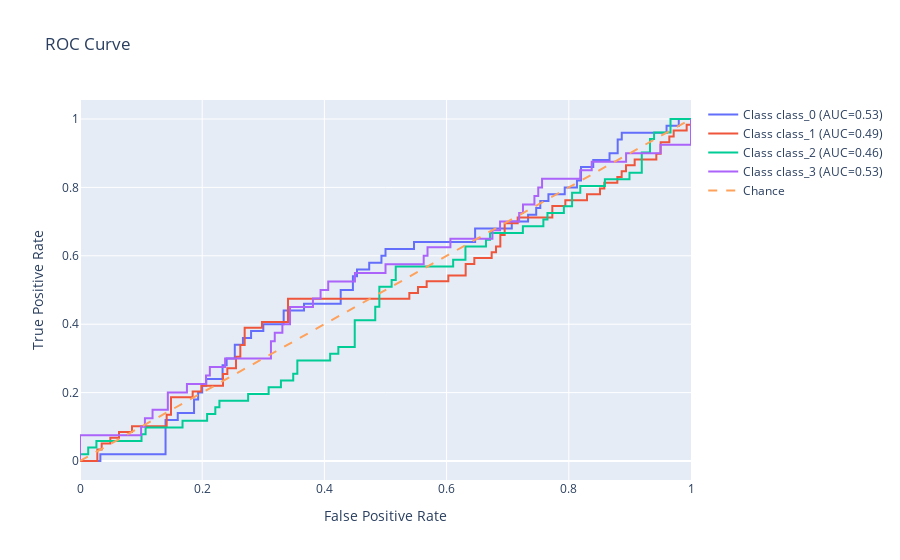

Notebook code cell kept with this figure:
### Code cell
from sklearn.metrics import roc_curve, roc_auc_score
from sklearn.preprocessing import label_binarize
import plotly.graph_objs as go

# Binarize the target variable for ROC curve
y_test_bin = label_binarize(y_test, classes=[0, 1, 2, 3])
y_pred_prob = model.predict_proba(X_test)

# Plot ROC curve for each class
fig = go.Figure()

for i, class_name in enumerate(label_encoder.classes_):
    fpr, tpr, _ = roc_curve(y_test_bin[:, i], y_pred_prob[:, i])
    auc = roc_auc_score(y_test_bin[:, i], y_pred_prob[:, i])
    fig.add_trace(go.Scatter(x=fpr, y=tpr, mode='lines', name=f'Class {class_name} (AUC={auc:.2f})'))

fig.add_trace(go.Scatter(x=[0, 1], y=[0, 1], mode='lines', line=dict(dash='dash'), name='Chance'))
fig.update_layout(title='ROC Curve', xaxis_title='False Positive Rate', yaxis_title='True Positive Rate')
fig.show()
